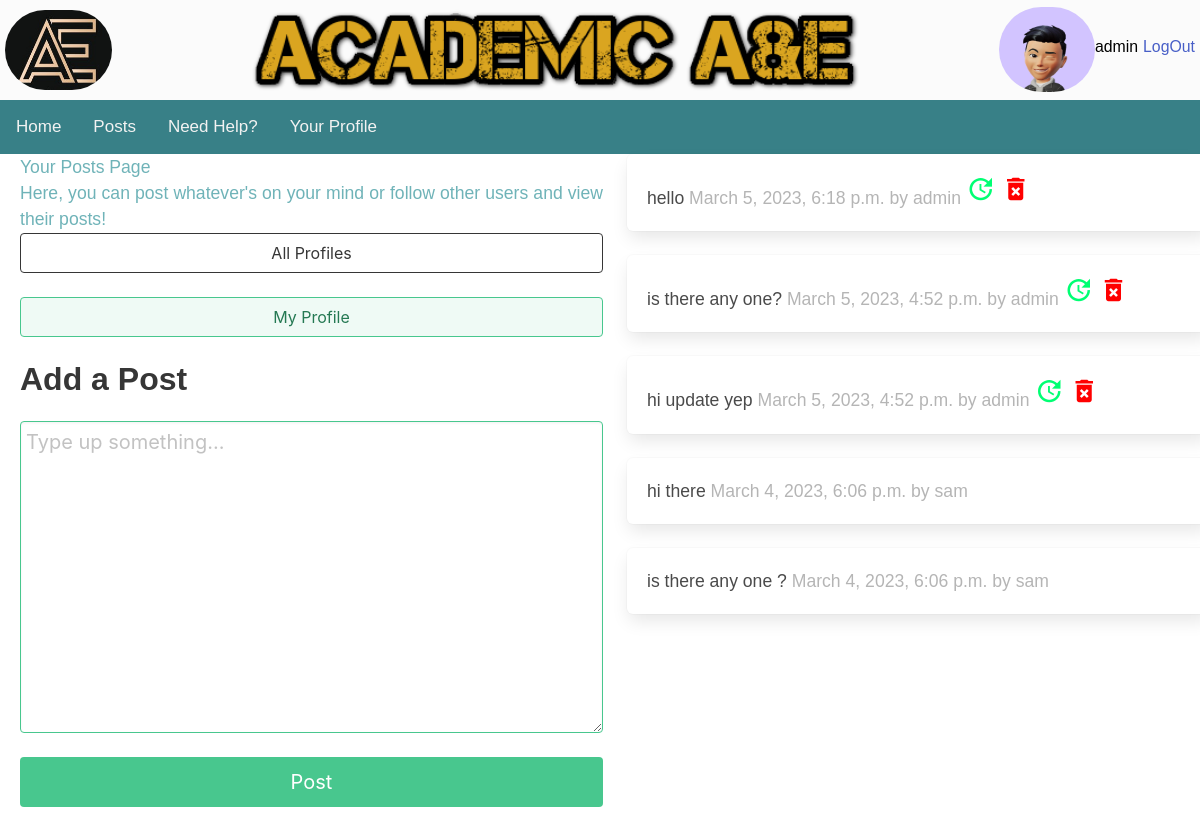
/posts/ (signed in), run on an earlier commit of the app's database.
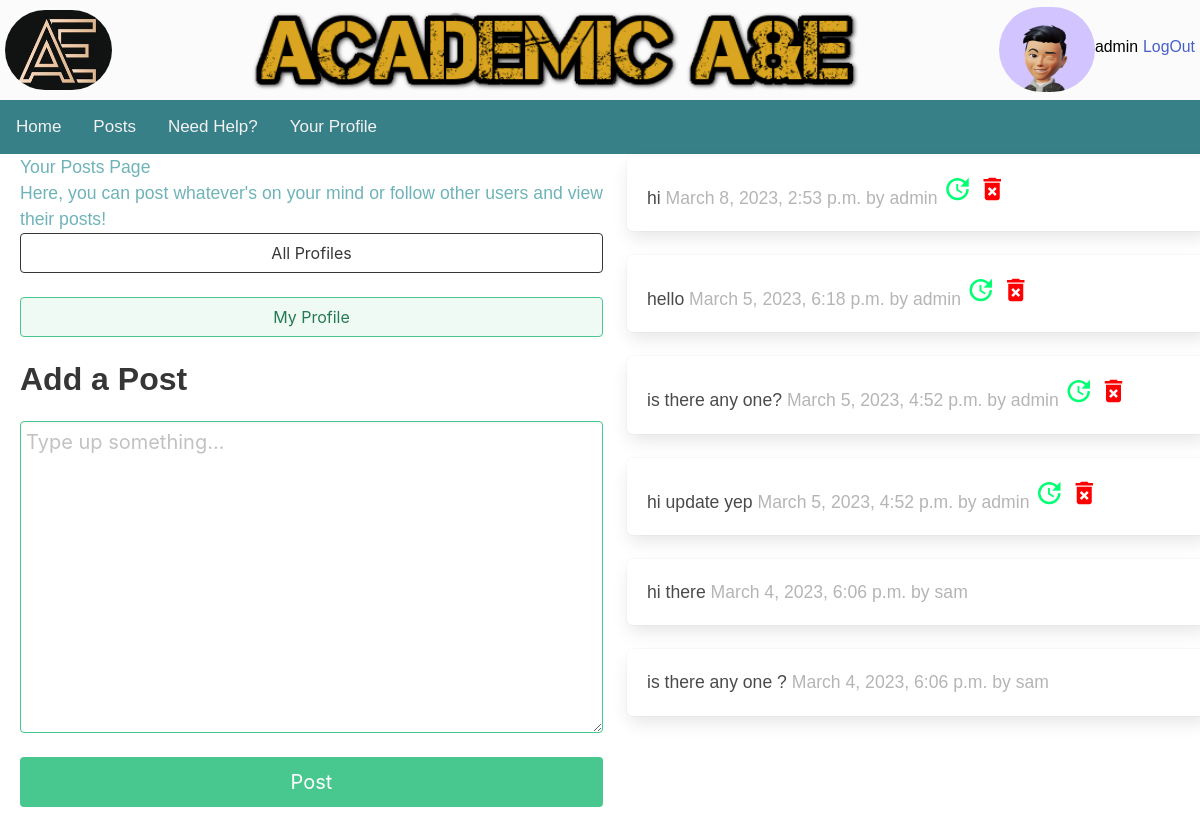
And on a later commit of the database.
### posts/models.py (models this page shows, shortened)
class Text_Post(models.Model):
    user = models.ForeignKey(
        User, related_name="posts", on_delete=models.DO_NOTHING
    )
    body = models.CharField(max_length=150)
    created_at = models.DateTimeField(auto_now_add=True)
    updated_at= models.DateTimeField(auto_now_add=True)

### posts/views.py (the view)
# urls.py: path("", mainscreen, name="mainscreen"),
@login_required(login_url=reverse_lazy('login'))
def mainscreen(request):
    user_id=request.user.id
    form = PostForm(request.POST or None)
    if request.method == "POST":
        if form.is_valid():
            post = form.save(commit=False)
            post.user = request.user
            post.save()
            return redirect("posts:mainscreen")
    followed_posts = Text_Post.objects.filter(
        user__posts_profile__in=request.user.posts_profile.follows.all()
    ).order_by("-updated_at")
    return render(request, "posts/mainscreen.html", {"form": form, "posts": followed_posts,"user_id":user_id},
    )

### posts/forms.py (shortened to what this page needs)
class PostForm(forms.ModelForm):
    body = forms.CharField(required=True,
    widget=forms.widgets.Textarea(
            attrs={
                "placeholder": "Type up something...",
                "class": "textarea is-success is-medium",
            }
        ),
        label="",
    )
    class Meta:
        model = Text_Post
        exclude = ("user", )

### posts/templates/posts/mainscreen.html (shortened to what this page needs)
{% extends "base.html" %}
{% block content %}
<div class="columns">
    <div class="column is-half">
        <section>
            <h1>Your Posts Page</h1>
            <p>Here, you can post whatever's on your mind or follow other users and view their posts!</p>
        </section>
        <div class="block">
            <a href="{% url 'posts:profile_list' %} ">
                <button class="button is-dark is-outlined is-fullwidth">
                    All Profiles
                </button>
            </a>
        </div>
        <div class="block">
            <a href="{% url 'posts:profile' request.user.posts_profile.id %} ">
                <button class="button is-success is-light is-outlined is-fullwidth">
                    My Profile
                </button>
            </a>
        </div>
        <div class="block">
            <div class="block">
                <h2 class="title is-3">Add a Post</p>
            </div>
            <div class="block">
                <form method="post">
                    {{ form.as_p }}
                    <button class="button is-success is-fullwidth is-medium mt-5"
                        type="submit">Post
                    </button>
                </form>
            </div>
        </div>
    </div>
    <div class="column is-half">
        {% for post in posts %}
                <div class="box">
                    {{ post.body }}
                    <span class="is-small has-text-grey-light">
                        {{ post.updated_at }} by {{ post.user.username }}
                    </span>
                    {% if post.user_id == user_id %}
                    <a href='/posts/update_post/{{post.id}}'><i class="material-icons" style="font-size:30px;color:rgb(0, 255, 115)">update</i> </a>
                    <a href='/posts/delete_post/{{post.id}}'> <i class="material-icons" style="font-size:30px;color:red">delete_forever</i></a>
                    {% endif %}
                </div>
        {% endfor %}
    </div>
</div>
{% endblock content %}

What changed in the data, as far as the page shows it:
added Text_Post: body "hi", updated_at "March 8, 2023, 2:53 p.m.", user.username "admin"
